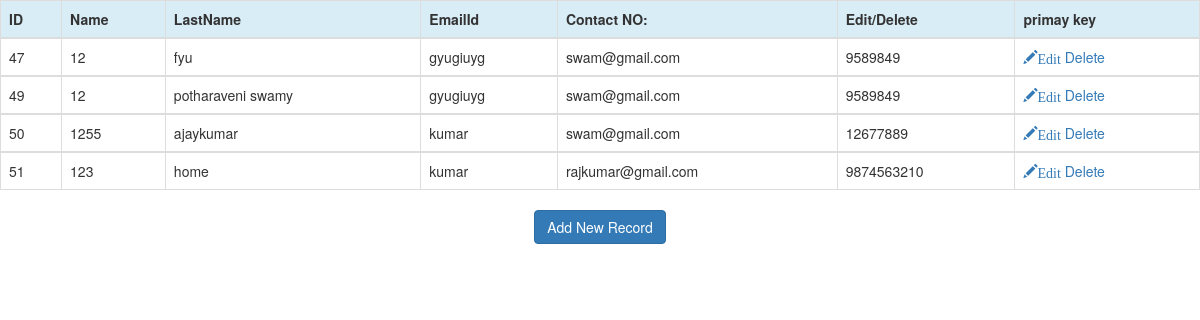
Page /list on the committed database.
### myapp/models.py (models this page shows)
class shop1(models.Model):
    eid=models.CharField(max_length=10,auto_created=True)
    name=models.CharField(max_length=20)
    lastname=models.CharField(max_length=20)
    Email=models.EmailField()
    contact=models.CharField(max_length=12)

### myapp/views.py (the view)
# urls.py: path('list',views.list),
def list(request):
    Shop1 = shop1.objects.all()
    return render(request, 'list.html', {'Shop1': Shop1})

### templates/list.html (shortened to what this page needs)
<!DOCTYPE html>
<html lang="en">
<head>
    <link rel="stylesheet" href="https://maxcdn.bootstrapcdn.com/bootstrap/3.3.7/css/bootstrap.min.css">
</head>
<body>
{% if Shop1 %}
    <table class="table table-bordered"  class="table-hover">
        <thead class="thead-dark">
        <tr class="info">
            <th>ID</th>
            <th>Name</th>
            <th>LastName</th>
            <th>EmailId</th>
            <th>Contact NO:</th>
            <th>Edit/Delete</th>
            <th>primay key</th>
        </tr>
        </thead>
        {% for list12 in Shop1 %}
            <tbody>
            <td>{{ list12.id }}</td>
            <td>{{ list12.eid }}</td>
            <td>{{ list12.name }}</td>
            <td>{{ list12.lastname }}</td>
            <td>{{ list12.Email }}</td>
            <td>{{ list12.contact }}</td>
            <td>
                <a href="/update/{{ list12.id }}"><span class="glyphicon glyphicon-pencil">Edit</span></a>
                <a href="/delete/{{ list12.id }}" id="delete">Delete</a>
            </td>
            </tbody>
        {% endfor %}
    </table>
{% else %}
    <p> Sorry No Data</p>
{% endif %}
<center><a href="/shop" class="btn btn-primary">Add New Record</a></center>
</body>
</html>

### rows in the picture
shop1: id "47", eid "12", name "fyu", lastname "gyugiuyg", Email "swam@gmail.com", contact "9589849"
shop1: id "49", eid "12", name "potharaveni swamy", lastname "gyugiuyg", Email "swam@gmail.com", contact "9589849"
shop1: id "50", eid "1255", name "ajaykumar", lastname "kumar", Email "swam@gmail.com", contact "12677889"
shop1: id "51", eid "123", name "home", lastname "kumar", Email "rajkumar@gmail.com", contact "9874563210"
